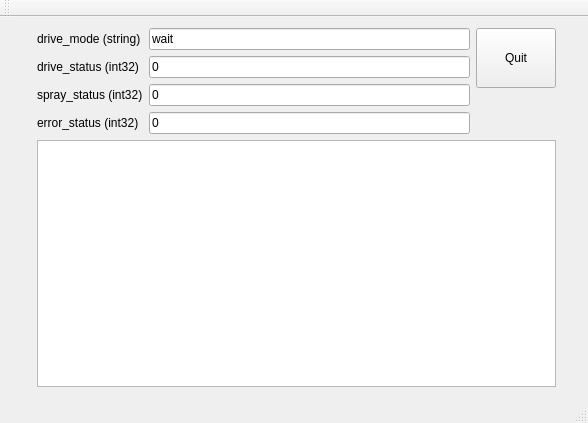
<?xml version="1.0" encoding="UTF-8"?>
<ui version="4.0">
 <class>MainWindow</class>
 <widget class="QMainWindow" name="MainWindow">
  <property name="geometry">
   <rect>
    <x>0</x>
    <y>0</y>
    <width>588</width>
    <height>423</height>
   </rect>
  </property>
  <property name="windowTitle">
   <string>Subscriber</string>
  </property>
  <widget class="QWidget" name="centralWidget">
   <widget class="QWidget" name="verticalLayoutWidget">
    <property name="geometry">
     <rect>
      <x>26</x>
      <y>0</y>
      <width>541</width>
      <height>381</height>
     </rect>
    </property>
    <layout class="QVBoxLayout" name="verticalLayout">
     <item>
      <layout class="QHBoxLayout" name="horizontalLayout">
       <property name="sizeConstraint">
        <enum>QLayout::SetMinAndMaxSize</enum>
       </property>
       <item>
        <layout class="QVBoxLayout" name="verticalLayout_2">
         <item>
          <layout class="QGridLayout" name="gridLayout">
           <property name="sizeConstraint">
            <enum>QLayout::SetMaximumSize</enum>
           </property>
           <item row="3" column="0">
            <widget class="QLabel" name="label_4">
             <property name="text">
              <string>error_status (int32)</string>
             </property>
            </widget>
           </item>
           <item row="2" column="1">
            <widget class="QLineEdit" name="lineEditSprayStatus">
             <property name="enabled">
              <bool>true</bool>
             </property>
             <property name="text">
              <string>0</string>
             </property>
             <property name="readOnly">
              <bool>true</bool>
             </property>
            </widget>
           </item>
           <item row="1" column="1">
            <widget class="QLineEdit" name="lineEditDriveStatus">
             <property name="enabled">
              <bool>true</bool>
             </property>
             <property name="text">
              <string>0</string>
             </property>
             <property name="readOnly">
              <bool>true</bool>
             </property>
            </widget>
           </item>
           <item row="3" column="1">
            <widget class="QLineEdit" name="lineEditErrorStatus">
             <property name="enabled">
              <bool>true</bool>
             </property>
             <property name="text">
              <string>0</string>
             </property>
             <property name="readOnly">
              <bool>true</bool>
             </property>
            </widget>
           </item>
           <item row="2" column="0">
            <widget class="QLabel" name="label_3">
             <property name="text">
              <string>spray_status (int32)</string>
             </property>
            </widget>
           </item>
           <item row="0" column="0">
            <widget class="QLabel" name="label">
             <property name="text">
              <string>drive_mode (string)</string>
             </property>
            </widget>
           </item>
           <item row="1" column="0">
            <widget class="QLabel" name="label_2">
             <property name="text">
              <string>drive_status (int32)</string>
             </property>
            </widget>
           </item>
           <item row="0" column="1">
            <widget class="QLineEdit" name="lineEditDriveMode">
             <property name="enabled">
              <bool>true</bool>
             </property>
             <property name="text">
              <string>wait</string>
             </property>
             <property name="readOnly">
              <bool>true</bool>
             </property>
            </widget>
           </item>
          </layout>
         </item>
        </layout>
       </item>
       <item>
        <layout class="QVBoxLayout" name="verticalLayout_3">
         <item alignment="Qt::AlignTop">
          <widget class="QPushButton" name="pushButtonQuit">
           <property name="minimumSize">
            <size>
             <width>0</width>
             <height>60</height>
            </size>
           </property>
           <property name="text">
            <string>Quit</string>
           </property>
          </widget>
         </item>
        </layout>
       </item>
      </layout>
     </item>
     <item>
      <widget class="QTextEdit" name="textEdit"/>
     </item>
    </layout>
   </widget>
  </widget>
  <widget class="QToolBar" name="mainToolBar">
   <attribute name="toolBarArea">
    <enum>TopToolBarArea</enum>
   </attribute>
   <attribute name="toolBarBreak">
    <bool>false</bool>
   </attribute>
  </widget>
  <widget class="QStatusBar" name="statusBar"/>
 </widget>
 <layoutdefault spacing="6" margin="11"/>
 <resources/>
 <connections/>
</ui>
